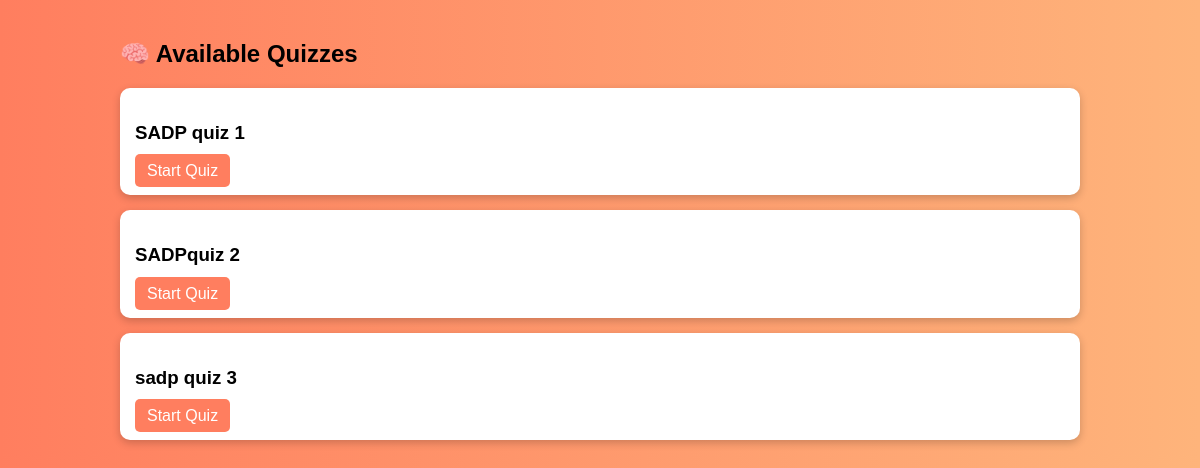
The page /quizzes/ (signed in) on the database as committed earlier.
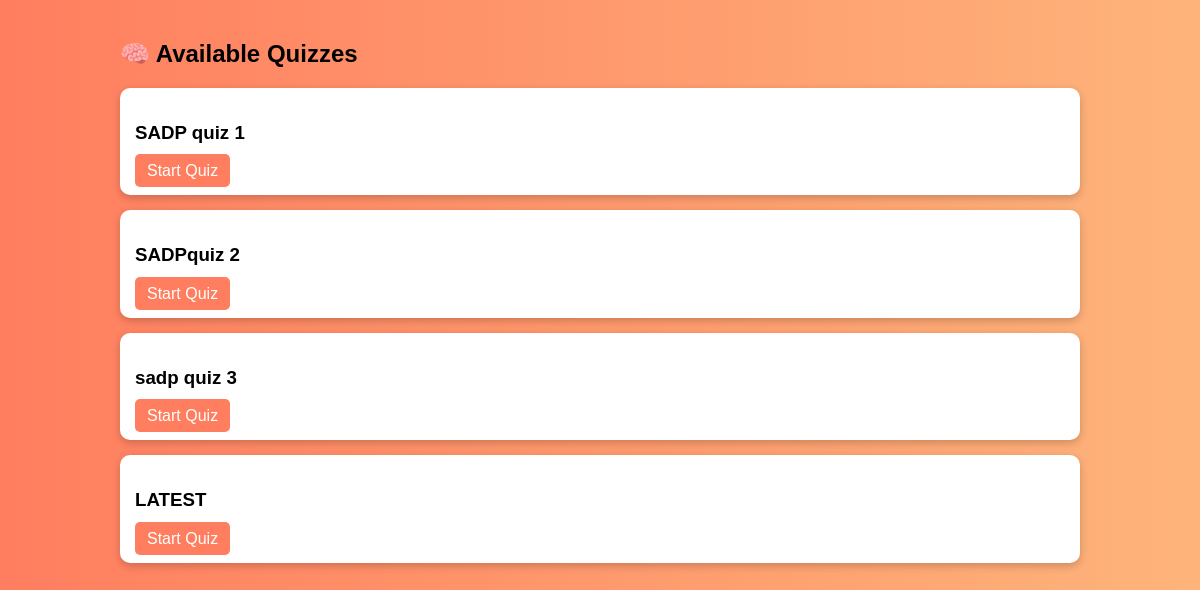
The same page on the database as committed later.
### core/models.py (models this page shows)
class Quiz(models.Model):
    title = models.CharField(max_length=100)
    teacher = models.ForeignKey(Teacher, on_delete=models.CASCADE)
    created_at = models.DateTimeField(auto_now_add=True)

### core/views.py (the view)
# urls.py: path('quizzes/', views.quiz_list, name='quiz_list'),
@login_required
def quiz_list(request):
    quizzes = Quiz.objects.all()
    return render(request, 'quiz_list.html', {'quizzes': quizzes})

### core/templates/quiz_list.html (shortened to what this page needs)
<!DOCTYPE html>
<html>
<head>
</head>
<body>
<div class="container">
    <h2>🧠 Available Quizzes</h2>
    {% for quiz in quizzes %}
        <div class="card">
            <h3>{{ quiz.title }}</h3>
            <a href="/quiz/{{ quiz.id }}/">Start Quiz</a>
        </div>
    {% empty %}
        <p>No quizzes available</p>
    {% endfor %}
</div>
</body>
</html>

Rows that differ between the two databases and show on the page:
added Quiz: title "LATEST"
